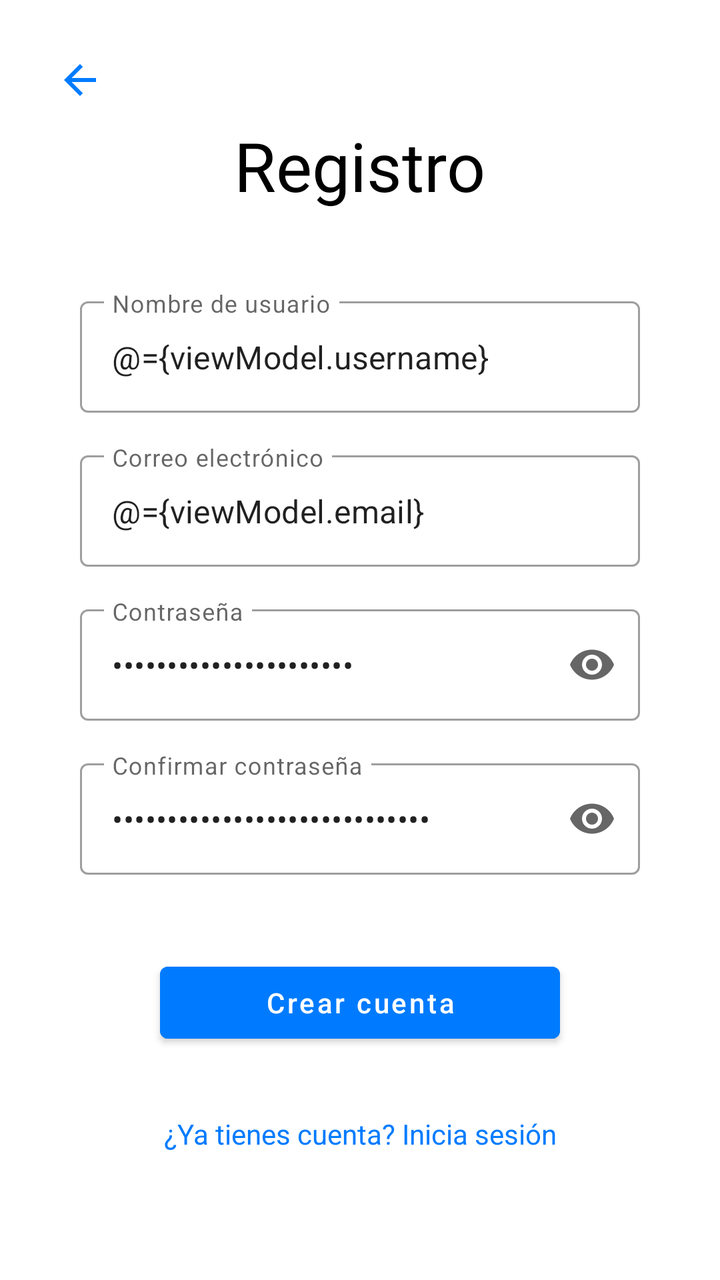
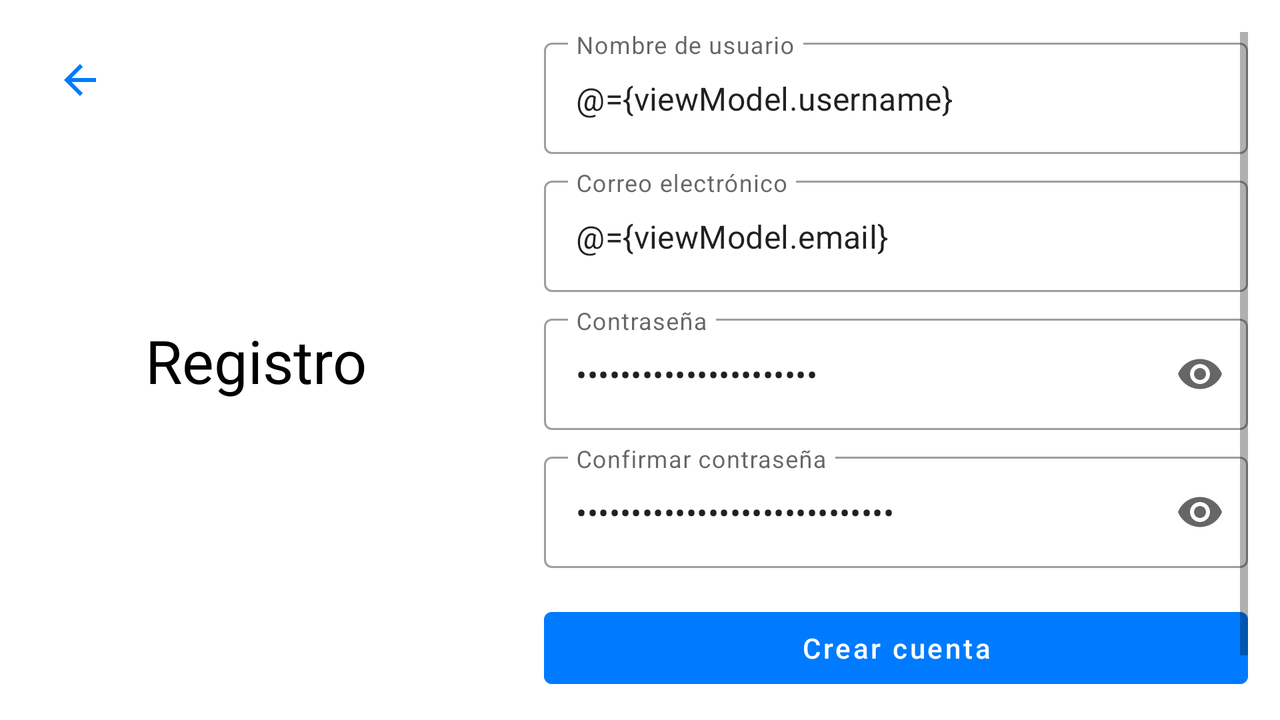

One screen, two layout resources from the same app: the default and the repository's alternative for another configuration. Each is rendered where Android would select it; the XML of both is given below.
<!-- AndroidManifest.xml: application theme Theme.Parchis -->
<!-- res/layout/fragment_register.xml -->
<?xml version="1.0" encoding="utf-8"?>
<layout xmlns:android="http://schemas.android.com/apk/res/android"
    xmlns:app="http://schemas.android.com/apk/res-auto"
    xmlns:tools="http://schemas.android.com/tools">

    <data>
        <variable
            name="viewModel"
            type="com.example.parchis.viewmodel.RegisterViewModel" />
    </data>

    <androidx.constraintlayout.widget.ConstraintLayout
        android:layout_width="match_parent"
        android:layout_height="match_parent"
        android:background="@color/white"
        android:fitsSystemWindows="true"
        tools:context=".view.RegisterFragment">


        <ImageButton
            android:id="@+id/btnBackRegister"
            android:layout_width="48dp"
            android:layout_height="48dp"
            android:layout_marginStart="16dp"
            android:layout_marginTop="16dp"
            android:background="?attr/selectableItemBackgroundBorderless"
            android:contentDescription="@string/para_volver_al_menu"
            android:src="@drawable/ic_back"
            app:layout_constraintStart_toStartOf="parent"
            app:layout_constraintTop_toTopOf="parent" />

        <TextView
            android:id="@+id/textViewRegisterTitle"
            android:layout_width="wrap_content"
            android:layout_height="wrap_content"
            android:layout_marginTop="60dp"
            android:text="@string/registro_title"
            android:textColor="@color/black"
            android:textSize="34sp"
            app:layout_constraintEnd_toEndOf="parent"
            app:layout_constraintStart_toStartOf="parent"
            app:layout_constraintTop_toTopOf="parent" />

        <com.google.android.material.textfield.TextInputLayout
            android:id="@+id/tilRegUsername"
            style="@style/Widget.MaterialComponents.TextInputLayout.OutlinedBox"
            android:layout_width="0dp"
            android:layout_height="wrap_content"
            android:layout_marginStart="40dp"
            android:layout_marginTop="40dp"
            android:layout_marginEnd="40dp"
            android:hint="@string/nombre_de_usuario"
            app:layout_constraintEnd_toEndOf="parent"
            app:layout_constraintStart_toStartOf="parent"
            app:layout_constraintTop_toBottomOf="@id/textViewRegisterTitle">

            <com.google.android.material.textfield.TextInputEditText
                android:id="@+id/etRegisterUsername"
                android:layout_width="match_parent"
                android:layout_height="wrap_content"
                android:inputType="textPersonName"
                android:text="@={viewModel.username}" />
        </com.google.android.material.textfield.TextInputLayout>

        <com.google.android.material.textfield.TextInputLayout
            android:id="@+id/tilRegEmail"
            style="@style/Widget.MaterialComponents.TextInputLayout.OutlinedBox"
            android:layout_width="0dp"
            android:layout_height="wrap_content"
            android:layout_marginStart="40dp"
            android:layout_marginTop="16dp"
            android:layout_marginEnd="40dp"
            android:hint="@string/correo_electr_nico"
            app:layout_constraintEnd_toEndOf="parent"
            app:layout_constraintStart_toStartOf="parent"
            app:layout_constraintTop_toBottomOf="@id/tilRegUsername">

            <com.google.android.material.textfield.TextInputEditText
                android:id="@+id/etRegisterEmail"
                android:layout_width="match_parent"
                android:layout_height="wrap_content"
                android:inputType="textEmailAddress"
                android:text="@={viewModel.email}" />
        </com.google.android.material.textfield.TextInputLayout>

        <com.google.android.material.textfield.TextInputLayout
            android:id="@+id/tilRegPassword"
            style="@style/Widget.MaterialComponents.TextInputLayout.OutlinedBox"
            android:layout_width="0dp"
            android:layout_height="wrap_content"
            android:layout_marginStart="40dp"
            android:layout_marginTop="16dp"
            android:layout_marginEnd="40dp"
            android:hint="@string/contrase_a"
            app:endIconMode="password_toggle"
            app:layout_constraintEnd_toEndOf="parent"
            app:layout_constraintStart_toStartOf="parent"
            app:layout_constraintTop_toBottomOf="@id/tilRegEmail">

            <com.google.android.material.textfield.TextInputEditText
                android:id="@+id/etRegisterPassword"
                android:layout_width="match_parent"
                android:layout_height="wrap_content"
                android:inputType="textPassword"
                android:text="@={viewModel.password}" />
        </com.google.android.material.textfield.TextInputLayout>

        <com.google.android.material.textfield.TextInputLayout
            android:id="@+id/tilRegConfirmPassword"
            style="@style/Widget.MaterialComponents.TextInputLayout.OutlinedBox"
            android:layout_width="0dp"
            android:layout_height="wrap_content"
            android:layout_marginStart="40dp"
            android:layout_marginTop="16dp"
            android:layout_marginEnd="40dp"
            android:hint="@string/confirmar_contrase_a"
            app:endIconMode="password_toggle"
            app:layout_constraintEnd_toEndOf="parent"
            app:layout_constraintStart_toStartOf="parent"
            app:layout_constraintTop_toBottomOf="@id/tilRegPassword">

            <com.google.android.material.textfield.TextInputEditText
                android:id="@+id/etRegisterConfirmPassword"
                android:layout_width="match_parent"
                android:layout_height="wrap_content"
                android:inputType="textPassword"
                android:text="@={viewModel.confirmPassword}" />
        </com.google.android.material.textfield.TextInputLayout>

        <Button
            android:id="@+id/btnRegisterSubmit"
            android:layout_width="200dp"
            android:layout_height="wrap_content"
            android:layout_marginTop="40dp"
            android:backgroundTint="@color/blue"
            android:onClick="@{() -> viewModel.onRegisterClick()}"
            android:text="@string/crear_cuenta"
            android:textAllCaps="false"
            app:layout_constraintEnd_toEndOf="parent"
            app:layout_constraintStart_toStartOf="parent"
            app:layout_constraintTop_toBottomOf="@id/tilRegConfirmPassword" />

        <TextView
            android:id="@+id/tvGoToLogin"
            android:layout_width="wrap_content"
            android:layout_height="wrap_content"
            android:layout_marginTop="32dp"
            android:text="@string/ya_tienes_cuenta_inicia_sesion"
            android:textColor="@color/blue"
            app:layout_constraintEnd_toEndOf="parent"
            app:layout_constraintStart_toStartOf="parent"
            app:layout_constraintTop_toBottomOf="@id/btnRegisterSubmit" />

    </androidx.constraintlayout.widget.ConstraintLayout>
</layout>
<!-- resources referenced by this layout -->
<resources>
  <color name="black">#FF000000</color>
  <color name="blue">#FF007BFF</color>
  <color name="white">#FFFFFFFF</color>
  <!-- drawable ic_back (drawable) -->
  <vector xmlns:android="http://schemas.android.com/apk/res/android"
      android:width="24dp"
      android:height="24dp"
      android:viewportWidth="24"
      android:viewportHeight="24">
      <path
          android:fillColor="@color/blue"
          android:pathData="M20,11H7.83l5.59-5.59L12,4l-8,8l8,8l1.41-1.41L7.83,13H20V11z" />
  </vector>
  <string name="confirmar_contrase_a">Confirmar contraseña</string>
  <string name="contrase_a">Contraseña</string>
  <string name="correo_electr_nico">Correo electrónico</string>
  <string name="crear_cuenta">Crear cuenta</string>
  <string name="nombre_de_usuario">Nombre de usuario</string>
  <string name="para_volver_al_menu">Para volver al menu</string>
  <string name="registro_title">Registro</string>
  <string name="ya_tienes_cuenta_inicia_sesion">¿Ya tienes cuenta? Inicia sesión</string>
  <style name="Theme.Parchis" parent="Theme.MaterialComponents.DayNight.NoActionBar">
          
          <item name="colorPrimary">@color/purple_500</item>
          <item name="colorPrimaryVariant">@color/purple_700</item>
          <item name="colorOnPrimary">@color/white</item>
          
          <item name="colorSecondary">@color/teal_200</item>
          <item name="colorSecondaryVariant">@color/teal_700</item>
          <item name="colorOnSecondary">@color/black</item>
      </style>
  <color name="purple_500">#FF6200EE</color>
  <color name="purple_700">#FF3700B3</color>
  <color name="teal_200">#FF03DAC5</color>
  <color name="teal_700">#FF018786</color>
</resources>
<!-- res/layout-land/fragment_register.xml (the repository's variant of the layout above) -->
<!-- drawn on the phone turned sideways -->
<?xml version="1.0" encoding="utf-8"?>
<layout xmlns:android="http://schemas.android.com/apk/res/android"
    xmlns:app="http://schemas.android.com/apk/res-auto"
    xmlns:tools="http://schemas.android.com/tools">

    <data>
        <variable
            name="viewModel"
            type="com.example.parchis.viewmodel.RegisterViewModel" />
    </data>

    <androidx.constraintlayout.widget.ConstraintLayout
        android:layout_width="match_parent"
        android:layout_height="match_parent"
        android:background="@color/white"
        android:fitsSystemWindows="true"
        tools:context=".view.RegisterFragment">

        <ImageButton
            android:id="@+id/btnBackRegister"
            android:layout_width="48dp"
            android:layout_height="48dp"
            android:layout_marginStart="16dp"
            android:layout_marginTop="16dp"
            android:background="?attr/selectableItemBackgroundBorderless"
            android:contentDescription="@string/para_volver_al_menu"
            android:src="@drawable/ic_back"
            app:layout_constraintStart_toStartOf="parent"
            app:layout_constraintTop_toTopOf="parent" />

        <androidx.constraintlayout.widget.Guideline
            android:id="@+id/guideline"
            android:layout_width="wrap_content"
            android:layout_height="wrap_content"
            android:orientation="vertical"
            app:layout_constraintGuide_percent="0.4" />

        <TextView
            android:id="@+id/textViewRegisterTitle"
            android:layout_width="wrap_content"
            android:layout_height="wrap_content"
            android:text="@string/registro_title"
            android:textColor="@color/black"
            android:textSize="30sp"
            app:layout_constraintBottom_toBottomOf="parent"
            app:layout_constraintEnd_toStartOf="@+id/guideline"
            app:layout_constraintStart_toStartOf="parent"
            app:layout_constraintTop_toTopOf="parent" />

        <ScrollView
            android:layout_width="0dp"
            android:layout_height="0dp"
            android:padding="16dp"
            app:layout_constraintBottom_toBottomOf="parent"
            app:layout_constraintEnd_toEndOf="parent"
            app:layout_constraintStart_toStartOf="@+id/guideline"
            app:layout_constraintTop_toTopOf="parent">

            <LinearLayout
                android:layout_width="match_parent"
                android:layout_height="wrap_content"
                android:gravity="center_horizontal"
                android:orientation="vertical">

                <com.google.android.material.textfield.TextInputLayout
                    android:id="@+id/tilRegUsername"
                    style="@style/Widget.MaterialComponents.TextInputLayout.OutlinedBox"
                    android:layout_width="match_parent"
                    android:layout_height="wrap_content"
                    android:hint="@string/nombre_de_usuario">

                    <com.google.android.material.textfield.TextInputEditText
                        android:id="@+id/etRegisterUsername"
                        android:layout_width="match_parent"
                        android:layout_height="wrap_content"
                        android:inputType="textPersonName"
                        android:text="@={viewModel.username}" />
                </com.google.android.material.textfield.TextInputLayout>

                <com.google.android.material.textfield.TextInputLayout
                    android:id="@+id/tilRegEmail"
                    style="@style/Widget.MaterialComponents.TextInputLayout.OutlinedBox"
                    android:layout_width="match_parent"
                    android:layout_height="wrap_content"
                    android:layout_marginTop="8dp"
                    android:hint="@string/correo_electr_nico">

                    <com.google.android.material.textfield.TextInputEditText
                        android:id="@+id/etRegisterEmail"
                        android:layout_width="match_parent"
                        android:layout_height="wrap_content"
                        android:inputType="textEmailAddress"
                        android:text="@={viewModel.email}" />
                </com.google.android.material.textfield.TextInputLayout>

                <com.google.android.material.textfield.TextInputLayout
                    android:id="@+id/tilRegPassword"
                    style="@style/Widget.MaterialComponents.TextInputLayout.OutlinedBox"
                    android:layout_width="match_parent"
                    android:layout_height="wrap_content"
                    android:layout_marginTop="8dp"
                    android:hint="@string/contrase_a"
                    app:endIconMode="password_toggle">

                    <com.google.android.material.textfield.TextInputEditText
                        android:id="@+id/etRegisterPassword"
                        android:layout_width="match_parent"
                        android:layout_height="wrap_content"
                        android:inputType="textPassword"
                        android:text="@={viewModel.password}" />
                </com.google.android.material.textfield.TextInputLayout>

                <com.google.android.material.textfield.TextInputLayout
                    android:id="@+id/tilRegConfirmPassword"
                    style="@style/Widget.MaterialComponents.TextInputLayout.OutlinedBox"
                    android:layout_width="match_parent"
                    android:layout_height="wrap_content"
                    android:layout_marginTop="8dp"
                    android:hint="@string/confirmar_contrase_a"
                    app:endIconMode="password_toggle">

                    <com.google.android.material.textfield.TextInputEditText
                        android:id="@+id/etRegisterConfirmPassword"
                        android:layout_width="match_parent"
                        android:layout_height="wrap_content"
                        android:inputType="textPassword"
                        android:text="@={viewModel.confirmPassword}" />
                </com.google.android.material.textfield.TextInputLayout>

                <Button
                    android:id="@+id/btnRegisterSubmit"
                    android:layout_width="match_parent"
                    android:layout_height="wrap_content"
                    android:layout_marginTop="16dp"
                    android:backgroundTint="@color/blue"
                    android:onClick="@{() -> viewModel.onRegisterClick()}"
                    android:text="@string/crear_cuenta"
                    android:textAllCaps="false" />

                <TextView
                    android:id="@+id/tvGoToLogin"
                    android:layout_width="wrap_content"
                    android:layout_height="wrap_content"
                    android:layout_marginTop="12dp"
                    android:text="@string/ya_tienes_cuenta_inicia_sesion"
                    android:textColor="@color/blue" />

            </LinearLayout>
        </ScrollView>

    </androidx.constraintlayout.widget.ConstraintLayout>
</layout>
